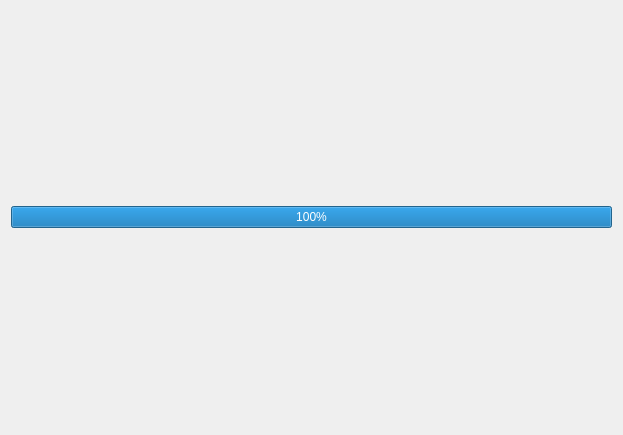
<?xml version="1.0" encoding="UTF-8"?>
<ui version="4.0">
 <class>MainPageWidget</class>
 <widget class="QWidget" name="MainPageWidget">
  <property name="geometry">
   <rect>
    <x>0</x>
    <y>0</y>
    <width>623</width>
    <height>435</height>
   </rect>
  </property>
  <property name="windowTitle">
   <string>Form</string>
  </property>
  <layout class="QVBoxLayout" name="verticalLayout">
   <item>
    <widget class="QProgressBar" name="progressBar">
     <property name="value">
      <number>100</number>
     </property>
     <property name="alignment">
      <set>Qt::AlignCenter</set>
     </property>
    </widget>
   </item>
  </layout>
 </widget>
 <resources/>
 <connections/>
</ui>
